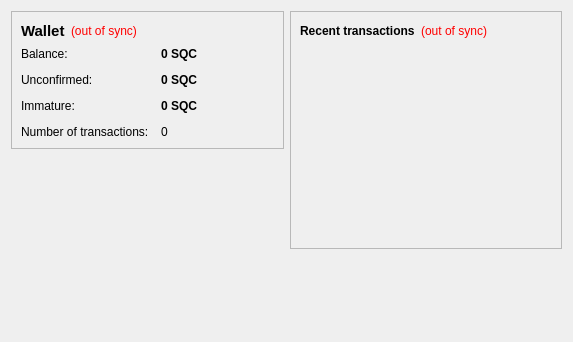
<?xml version="1.0" encoding="UTF-8"?>
<ui version="4.0">
 <class>OverviewPage</class>
 <widget class="QWidget" name="OverviewPage">
  <property name="geometry">
   <rect>
    <x>0</x>
    <y>0</y>
    <width>573</width>
    <height>342</height>
   </rect>
  </property>
  <property name="windowTitle">
   <string>Form</string>
  </property>
  <layout class="QHBoxLayout" name="horizontalLayout" stretch="1,1">
   <item>
    <layout class="QVBoxLayout" name="verticalLayout_2">
     <item>
      <widget class="QFrame" name="frame">
       <property name="frameShape">
        <enum>QFrame::StyledPanel</enum>
       </property>
       <property name="frameShadow">
        <enum>QFrame::Raised</enum>
       </property>
       <layout class="QVBoxLayout" name="verticalLayout_4">
        <item>
         <layout class="QHBoxLayout" name="horizontalLayout_4">
          <item>
           <widget class="QLabel" name="label_5">
            <property name="font">
             <font>
              <pointsize>11</pointsize>
              <weight>75</weight>
              <bold>true</bold>
             </font>
            </property>
            <property name="text">
             <string>Wallet</string>
            </property>
           </widget>
          </item>
          <item>
           <widget class="QLabel" name="labelWalletStatus">
            <property name="toolTip">
             <string>The displayed information may be out of date. Your wallet automatically synchronizes with the SquidCoin network after a connection is established, but this process has not completed yet.</string>
            </property>
            <property name="styleSheet">
             <string notr="true">QLabel { color: red; }</string>
            </property>
            <property name="text">
             <string notr="true">(out of sync)</string>
            </property>
            <property name="alignment">
             <set>Qt::AlignLeading|Qt::AlignLeft|Qt::AlignVCenter</set>
            </property>
           </widget>
          </item>
          <item>
           <spacer name="horizontalSpacer_2">
            <property name="orientation">
             <enum>Qt::Horizontal</enum>
            </property>
            <property name="sizeHint" stdset="0">
             <size>
              <width>40</width>
              <height>20</height>
             </size>
            </property>
           </spacer>
          </item>
         </layout>
        </item>
        <item>
         <layout class="QFormLayout" name="formLayout_2">
          <property name="fieldGrowthPolicy">
           <enum>QFormLayout::AllNonFixedFieldsGrow</enum>
          </property>
          <property name="horizontalSpacing">
           <number>12</number>
          </property>
          <property name="verticalSpacing">
           <number>12</number>
          </property>
          <item row="0" column="0">
           <widget class="QLabel" name="label">
            <property name="text">
             <string>Balance:</string>
            </property>
           </widget>
          </item>
          <item row="0" column="1">
           <widget class="QLabel" name="labelBalance">
            <property name="font">
             <font>
              <weight>75</weight>
              <bold>true</bold>
             </font>
            </property>
            <property name="cursor">
             <cursorShape>IBeamCursor</cursorShape>
            </property>
            <property name="toolTip">
             <string>Your current balance</string>
            </property>
            <property name="text">
             <string notr="true">0 SQC</string>
            </property>
            <property name="textInteractionFlags">
             <set>Qt::LinksAccessibleByMouse|Qt::TextSelectableByKeyboard|Qt::TextSelectableByMouse</set>
            </property>
           </widget>
          </item>
          <item row="1" column="0">
           <widget class="QLabel" name="label_3">
            <property name="text">
             <string>Unconfirmed:</string>
            </property>
           </widget>
          </item>
          <item row="1" column="1">
           <widget class="QLabel" name="labelUnconfirmed">
            <property name="font">
             <font>
              <weight>75</weight>
              <bold>true</bold>
             </font>
            </property>
            <property name="cursor">
             <cursorShape>IBeamCursor</cursorShape>
            </property>
            <property name="toolTip">
             <string>Total of transactions that have yet to be confirmed, and do not yet count toward the current balance</string>
            </property>
            <property name="text">
             <string notr="true">0 SQC</string>
            </property>
            <property name="textInteractionFlags">
             <set>Qt::LinksAccessibleByMouse|Qt::TextSelectableByKeyboard|Qt::TextSelectableByMouse</set>
            </property>
           </widget>
          </item>
          <item row="3" column="0">
           <widget class="QLabel" name="label_2">
            <property name="text">
             <string>Number of transactions:</string>
            </property>
           </widget>
          </item>
          <item row="3" column="1">
           <widget class="QLabel" name="labelNumTransactions">
            <property name="toolTip">
             <string>Total number of transactions in wallet</string>
            </property>
            <property name="text">
             <string notr="true">0</string>
            </property>
           </widget>
          </item>
          <item row="2" column="0">
           <widget class="QLabel" name="labelImmatureText">
            <property name="text">
             <string>Immature:</string>
            </property>
           </widget>
          </item>
          <item row="2" column="1">
           <widget class="QLabel" name="labelImmature">
            <property name="font">
             <font>
              <weight>75</weight>
              <bold>true</bold>
             </font>
            </property>
            <property name="toolTip">
             <string>Mined balance that has not yet matured</string>
            </property>
            <property name="text">
             <string notr="true">0 SQC</string>
            </property>
            <property name="textInteractionFlags">
             <set>Qt::LinksAccessibleByMouse|Qt::TextSelectableByKeyboard|Qt::TextSelectableByMouse</set>
            </property>
           </widget>
          </item>
         </layout>
        </item>
       </layout>
      </widget>
     </item>
     <item>
      <spacer name="verticalSpacer">
       <property name="orientation">
        <enum>Qt::Vertical</enum>
       </property>
       <property name="sizeHint" stdset="0">
        <size>
         <width>20</width>
         <height>40</height>
        </size>
       </property>
      </spacer>
     </item>
    </layout>
   </item>
   <item>
    <layout class="QVBoxLayout" name="verticalLayout_3">
     <item>
      <widget class="QFrame" name="frame_2">
       <property name="frameShape">
        <enum>QFrame::StyledPanel</enum>
       </property>
       <property name="frameShadow">
        <enum>QFrame::Raised</enum>
       </property>
       <layout class="QVBoxLayout" name="verticalLayout">
        <item>
         <layout class="QHBoxLayout" name="horizontalLayout_2">
          <item>
           <widget class="QLabel" name="label_4">
            <property name="text">
             <string>&lt;b&gt;Recent transactions&lt;/b&gt;</string>
            </property>
           </widget>
          </item>
          <item>
           <widget class="QLabel" name="labelTransactionsStatus">
            <property name="toolTip">
             <string>The displayed information may be out of date. Your wallet automatically synchronizes with the SquidCoin network after a connection is established, but this process has not completed yet.</string>
            </property>
            <property name="styleSheet">
             <string notr="true">QLabel { color: red; }</string>
            </property>
            <property name="text">
             <string notr="true">(out of sync)</string>
            </property>
            <property name="alignment">
             <set>Qt::AlignRight|Qt::AlignTrailing|Qt::AlignVCenter</set>
            </property>
           </widget>
          </item>
          <item>
           <spacer name="horizontalSpacer">
            <property name="orientation">
             <enum>Qt::Horizontal</enum>
            </property>
            <property name="sizeHint" stdset="0">
             <size>
              <width>40</width>
              <height>20</height>
             </size>
            </property>
           </spacer>
          </item>
         </layout>
        </item>
        <item>
         <widget class="QListView" name="listTransactions">
          <property name="styleSheet">
           <string notr="true">QListView { background: transparent; }</string>
          </property>
          <property name="frameShape">
           <enum>QFrame::NoFrame</enum>
          </property>
          <property name="verticalScrollBarPolicy">
           <enum>Qt::ScrollBarAlwaysOff</enum>
          </property>
          <property name="horizontalScrollBarPolicy">
           <enum>Qt::ScrollBarAlwaysOff</enum>
          </property>
          <property name="selectionMode">
           <enum>QAbstractItemView::NoSelection</enum>
          </property>
         </widget>
        </item>
       </layout>
      </widget>
     </item>
     <item>
      <spacer name="verticalSpacer_2">
       <property name="orientation">
        <enum>Qt::Vertical</enum>
       </property>
       <property name="sizeHint" stdset="0">
        <size>
         <width>20</width>
         <height>40</height>
        </size>
       </property>
      </spacer>
     </item>
    </layout>
   </item>
  </layout>
 </widget>
 <resources/>
 <connections/>
</ui>
